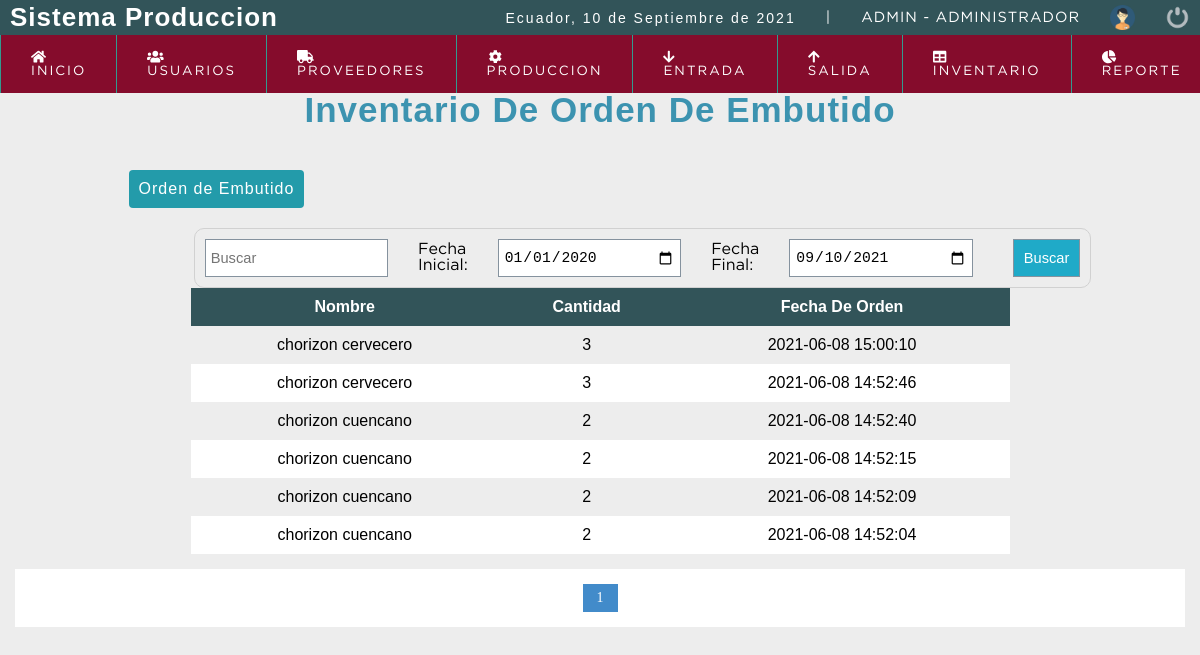
The app's page /sistema/inv_ord_emb.php (signed in) with its own data.
### tables this page shows
CREATE TABLE `orden_embut` (
  `id_ord_emb` int(11) NOT NULL,
  `nom_ord` varchar(50) NOT NULL,
  `cant_ord` int(11) NOT NULL,
  `estado` int(5) NOT NULL DEFAULT 1,
  `fecha_ord_emb` datetime NOT NULL DEFAULT current_timestamp()
);

### sistema/inv_ord_emb.php (the view, shortened to what this page needs)
<?php
include "conexion.php";
?>
<!DOCTYPE html>
<html lang="es">
<head>
	<?php include "includes/scripts.php"; ?>
</head>
<body>
	<?php include "includes/header.php"; ?>
	<section id="container">
	<div class="title_page">
		<h1>Inventario De Orden De Embutido</h1></div>
		<div class="buscador">
			<a href="orden_produc_embu.php" class="btn_nusuario" style="width: auto; padding: 10px;">Orden de Embutido</a>
			<form action="inv_ord_emb.php" method="GET" class="form_buscar">
				<?php include "includes/buscador.php";?>
			</form>
		</div>
		<div id="inv_ord_des">
			<table class="threetable">
				<tr>
					<th>Nombre</th>
					<th>Cantidad</th>
					<th>Fecha De Orden</th>
				</tr>
				<?php
				$por_pagina = 20;
				if (empty($_GET['pagina'])) {
					$pagina = 1;
				} else {
					$pagina = $_GET['pagina'];
				}
				$desde = ($pagina - 1) * $por_pagina;
				$query = mysqli_query($conexion, "SELECT *
				FROM orden_embut
				WHERE (nom_ord LIKE '%$busqueda%'
				OR cant_ord LIKE '%$busqueda%')
				AND estado = 1
				AND fecha_ord_emb BETWEEN '$fecha1' AND '$fecha2'
				ORDER BY fecha_ord_emb DESC LIMIT $desde,$por_pagina");
				$result = mysqli_num_rows($query);
				if ($result > 0) {
					while ($data = mysqli_fetch_array($query)) {
				?>
						<tr>
							<td><?php echo $data["nom_ord"]; ?></td>
							<td><?php echo $data["cant_ord"]; ?></td>
							<td><?php echo $data["fecha_ord_emb"]; ?></td>
						</tr>
				<?php
					}
					?>
					</table>
					<?php
				}
				?>
			<?php include "includes/paginador.php"; ?>
		</div>
	</section>
</body>
</html>

### sistema/css/style.css (style rules this page uses)
* { margin: 0; padding: 0; box-sizing: border-box; }
body { background: #ededed; }
h1, h2, h3, h4, h5, h6 { font-family: 'arial'; font-weight: bold; letter-spacing: 1px; }
h1 { font-size: 26px; }
a { text-decoration: none; font-family: arial; letter-spacing: 1px; }
#container { padding: 90px 15px 15px; }
#container h1 { font-size: 35px; display: block; text-align: center; }
.btn_nusuario { display: inline-block; background: #239baa; color: #FFF; padding: 5px 25px; border-radius: 4px; margin: 20px }
form { background: #fff; margin: auto; padding: 20px 50px; border: 1px solid #d1d1d1; display: grid; grid-template-columns: 1fr 1fr; grid-gap: 30px; }
.buscador { margin-left: 8%; margin-right: 8%; width: 84%; }
table { border-collapse: collapse; font-size: 12pt; font-family: 'Arial'; width: 100% }
table th { text-align: left; padding: 10px; background: #325459; color: #FFF; }
table tr:nth-child(odd) { background: #FFF; }
table td { padding: 10px; }
.threetable { width: 70%; margin-left: auto; margin-right: auto; text-align-last: center; }
.form_buscar { display: -webkit-flex; display: -moz-flex; display: -ms-flex; display: -o-flex; display: flex; float: right; background: initial; padding: 10px; border-radius: 10px; }
.datos_cliente, .datos_cortes, .title_page { width: 100%; max-width: 900px; margin: auto; margin-bottom: 20px; text-align: center; }
.title_page h1 { color: #3c93b0; align-items: center; text-align: center; justify-content: center; }

### records on screen
orden_embut: nom_ord "chorizon cervecero", cant_ord "3", fecha_ord_emb "2021-06-08 15:00:10"
orden_embut: nom_ord "chorizon cervecero", cant_ord "3", fecha_ord_emb "2021-06-08 14:52:46"
orden_embut: nom_ord "chorizon cuencano", cant_ord "2", fecha_ord_emb "2021-06-08 14:52:40"
orden_embut: nom_ord "chorizon cuencano", cant_ord "2", fecha_ord_emb "2021-06-08 14:52:15"
orden_embut: nom_ord "chorizon cuencano", cant_ord "2", fecha_ord_emb "2021-06-08 14:52:09"
orden_embut: nom_ord "chorizon cuencano", cant_ord "2", fecha_ord_emb "2021-06-08 14:52:04"

### other values on screen
fechaC() "10 de Septiembre de 2021"
$_SESSION['user'] "ADMIN"
$rol "ADMINISTRADOR"
